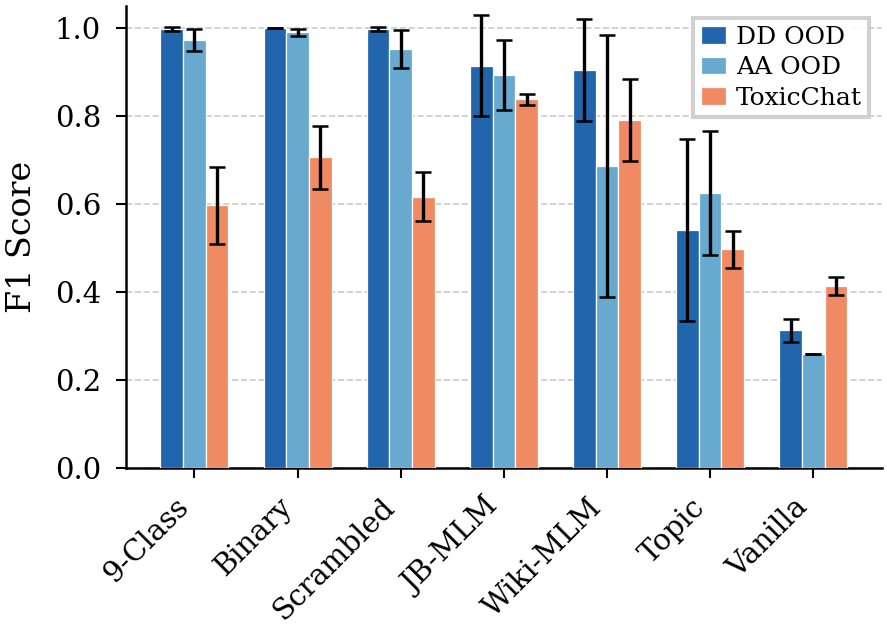

Source code (Python):
import matplotlib
matplotlib.use('Agg')
import matplotlib.pyplot as plt
import numpy as np

plt.rcParams.update({
    'font.family': 'serif',
    'font.serif': ['Times New Roman', 'DejaVu Serif'],
    'font.size': 8,
    'axes.labelsize': 8,
    'xtick.labelsize': 7,
    'ytick.labelsize': 7,
    'legend.fontsize': 6.5,
    'axes.linewidth': 0.6,
    'xtick.major.width': 0.5,
    'ytick.major.width': 0.5,
    'xtick.major.size': 2.5,
    'ytick.major.size': 2.5,
    'figure.dpi': 300,
    'savefig.dpi': 300,
    'pdf.fonttype': 42,
    'ps.fonttype': 42,
})

variants = ['9-Class', 'Binary', 'Scrambled', 'JB-MLM', 'Wiki-MLM', 'Topic', 'Vanilla']

dd_mean = [0.997, 1.000, 0.997, 0.914, 0.904, 0.541, 0.312]
dd_std  = [0.005, 0.000, 0.005, 0.115, 0.115, 0.207, 0.026]

aa_mean = [0.972, 0.990, 0.951, 0.893, 0.686, 0.625, 0.258]
aa_std  = [0.026, 0.008, 0.043, 0.080, 0.297, 0.141, 0.000]

tc_mean = [0.596, 0.705, 0.616, 0.837, 0.791, 0.496, 0.413]
tc_std  = [0.087, 0.072, 0.056, 0.013, 0.093, 0.042, 0.021]

n = len(variants)
x = np.arange(n)
bar_w = 0.22

fig, ax = plt.subplots(figsize=(3.25, 2.0))

ax.bar(x - bar_w, dd_mean, bar_w, yerr=dd_std,
       color='#2166ac', edgecolor='white', linewidth=0.3,
       error_kw=dict(lw=0.8, capsize=2, capthick=0.6),
       label='DD OOD', zorder=3)

ax.bar(x, aa_mean, bar_w, yerr=aa_std,
       color='#67a9cf', edgecolor='white', linewidth=0.3,
       error_kw=dict(lw=0.8, capsize=2, capthick=0.6),
       label='AA OOD', zorder=3)

ax.bar(x + bar_w, tc_mean, bar_w, yerr=tc_std,
       color='#ef8a62', edgecolor='white', linewidth=0.3,
       error_kw=dict(lw=0.8, capsize=2, capthick=0.6),
       label='ToxicChat', zorder=3)

ax.set_ylabel('F1 Score', fontsize=8)
ax.set_ylim(0.0, 1.05)
ax.set_xticks(x)
ax.set_xticklabels(variants, rotation=45, ha='right', fontsize=7)
ax.tick_params(axis='y', labelsize=7)
ax.tick_params(axis='x', labelsize=7)

ax.yaxis.set_major_locator(plt.MultipleLocator(0.2))
ax.grid(axis='y', linestyle='--', linewidth=0.4, color='#cccccc', zorder=0)
ax.set_axisbelow(True)

ax.legend(fontsize=6, loc='upper right', frameon=True, fancybox=False,
          edgecolor='#cccccc', framealpha=0.9, handlelength=1.0,
          handletextpad=0.4, borderpad=0.3, labelspacing=0.3)

ax.spines['top'].set_visible(False)
ax.spines['right'].set_visible(False)

out_base = '/home/ubuntu/.agent-ml-research-idea_gen_0514_2/projects/persuasion_turn_jailbreak_detect/docs/paper/figures/paper/fig3_evidence_hierarchy'
fig.savefig(out_base + '.pdf', bbox_inches='tight', pad_inches=0.02)
fig.savefig(out_base + '.png', bbox_inches='tight', pad_inches=0.02, dpi=300)
plt.close()
print('OK')
